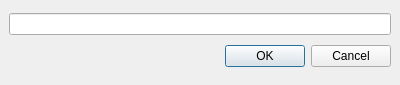
<ui version="4.0" >
 <author></author>
 <comment></comment>
 <exportmacro></exportmacro>
 <class>EditSettingsForm</class>
 <widget class="QDialog" name="EditSettingsForm" >
  <property name="geometry" >
   <rect>
    <x>0</x>
    <y>0</y>
    <width>400</width>
    <height>85</height>
   </rect>
  </property>
  <property name="windowTitle" >
   <string>Enter new value</string>
  </property>
  <layout class="QGridLayout" >
   <property name="margin" >
    <number>9</number>
   </property>
   <property name="spacing" >
    <number>6</number>
   </property>
   <item row="0" column="0" >
    <layout class="QVBoxLayout" >
     <property name="margin" >
      <number>0</number>
     </property>
     <property name="spacing" >
      <number>6</number>
     </property>
     <item>
      <widget class="QLineEdit" name="lineEdit" />
     </item>
     <item>
      <layout class="QHBoxLayout" >
       <property name="margin" >
        <number>0</number>
       </property>
       <property name="spacing" >
        <number>6</number>
       </property>
       <item>
        <spacer>
         <property name="orientation" >
          <enum>Qt::Horizontal</enum>
         </property>
         <property name="sizeHint" >
          <size>
           <width>131</width>
           <height>31</height>
          </size>
         </property>
        </spacer>
       </item>
       <item>
        <widget class="QPushButton" name="okButton" >
         <property name="text" >
          <string>OK</string>
         </property>
        </widget>
       </item>
       <item>
        <widget class="QPushButton" name="cancelButton" >
         <property name="text" >
          <string>Cancel</string>
         </property>
        </widget>
       </item>
      </layout>
     </item>
    </layout>
   </item>
  </layout>
 </widget>
 <pixmapfunction></pixmapfunction>
 <resources/>
 <connections>
  <connection>
   <sender>okButton</sender>
   <signal>clicked()</signal>
   <receiver>EditSettingsForm</receiver>
   <slot>accept()</slot>
   <hints>
    <hint type="sourcelabel" >
     <x>278</x>
     <y>253</y>
    </hint>
    <hint type="destinationlabel" >
     <x>96</x>
     <y>254</y>
    </hint>
   </hints>
  </connection>
  <connection>
   <sender>cancelButton</sender>
   <signal>clicked()</signal>
   <receiver>EditSettingsForm</receiver>
   <slot>reject()</slot>
   <hints>
    <hint type="sourcelabel" >
     <x>369</x>
     <y>253</y>
    </hint>
    <hint type="destinationlabel" >
     <x>179</x>
     <y>282</y>
    </hint>
   </hints>
  </connection>
 </connections>
</ui>
